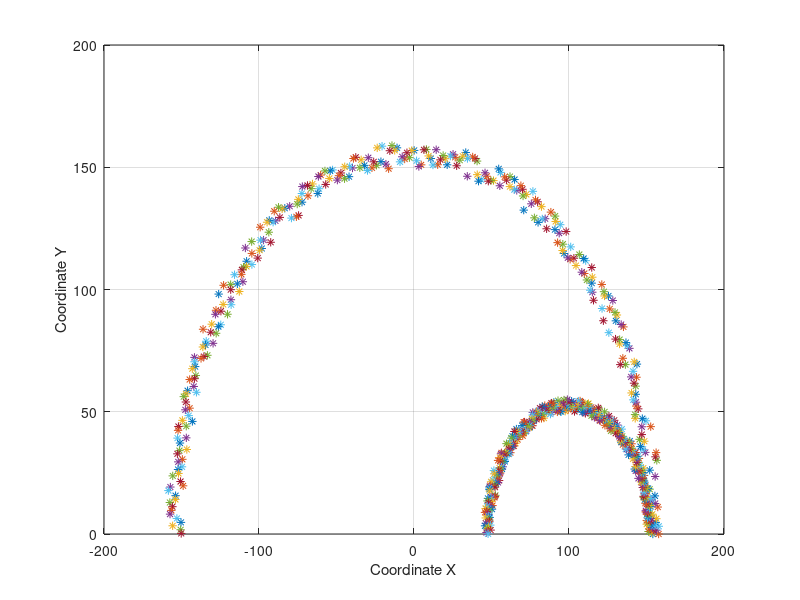
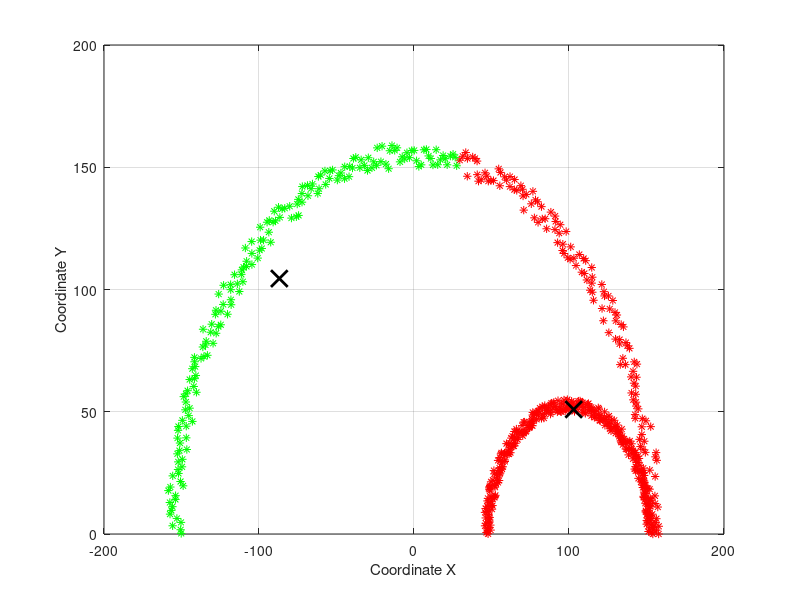

Here is the MATLAB script that generated these plots, in order:
clear all
close all
clc

x_1 = 100;
y_1 = 0;
x_2 = 0;
y_2 = 0;
X = [];

for alpha = 0 * pi : 0.01 : 1 * pi
    r = rand * 5 + 50;

    x = x_1 + (r * cos(alpha));
    y = y_1 + (r * sin(alpha));

    r1 = rand * 10 + 150;

    x1 = x_2 + (r1 * cos(alpha));
    y1 = y_2 + (r1 * sin(alpha));

    X = [X; [x y]];
    X = [X; [x1 y1]];
end


figure(1)
grid on;
hold on;
box on;
xlabel('Coordinate X');
ylabel('Coordinate Y');

for i = 1 : size(X, 1)
    plot(X(i, 1), X(i, 2),'*');
end

Q1 = X;

k = 2; % Tutaj można zmieniać ilość klastrów
[idx, C, sumd, D] = kmeans(Q1, k);
clust_number = idx;
centers_coordinate = C;

figure(2)
grid on;
hold on;
box on;
xlabel('Coordinate X');
ylabel('Coordinate Y');

for i = 1:size(X, 1)
    if clust_number(i) == 1
        plot(X(i, 1), X(i, 2), 'r*');
    elseif clust_number(i) == 2
        plot(X(i, 1), X(i, 2), 'g*');
    elseif clust_number(i) == 3
        plot(X(i, 1), X(i, 2), 'b*');
    elseif clust_number(i) == 4
        plot(X(i, 1), X(i, 2), '*', 'Color', '#FF1493');
    elseif clust_number(i) == 5
        plot(X(i, 1), X(i, 2), '*', 'Color', '#FFD700');
    elseif clust_number(i) == 6
        plot(X(i, 1), X(i, 2), '*', 'Color', '#7FFFD4');
    end
end

for i = 1:size(C, 1)
    plot(C(i,1), C(i,2), 'xk', 'MarkerSize', 12, 'LineWidth', 2);
end